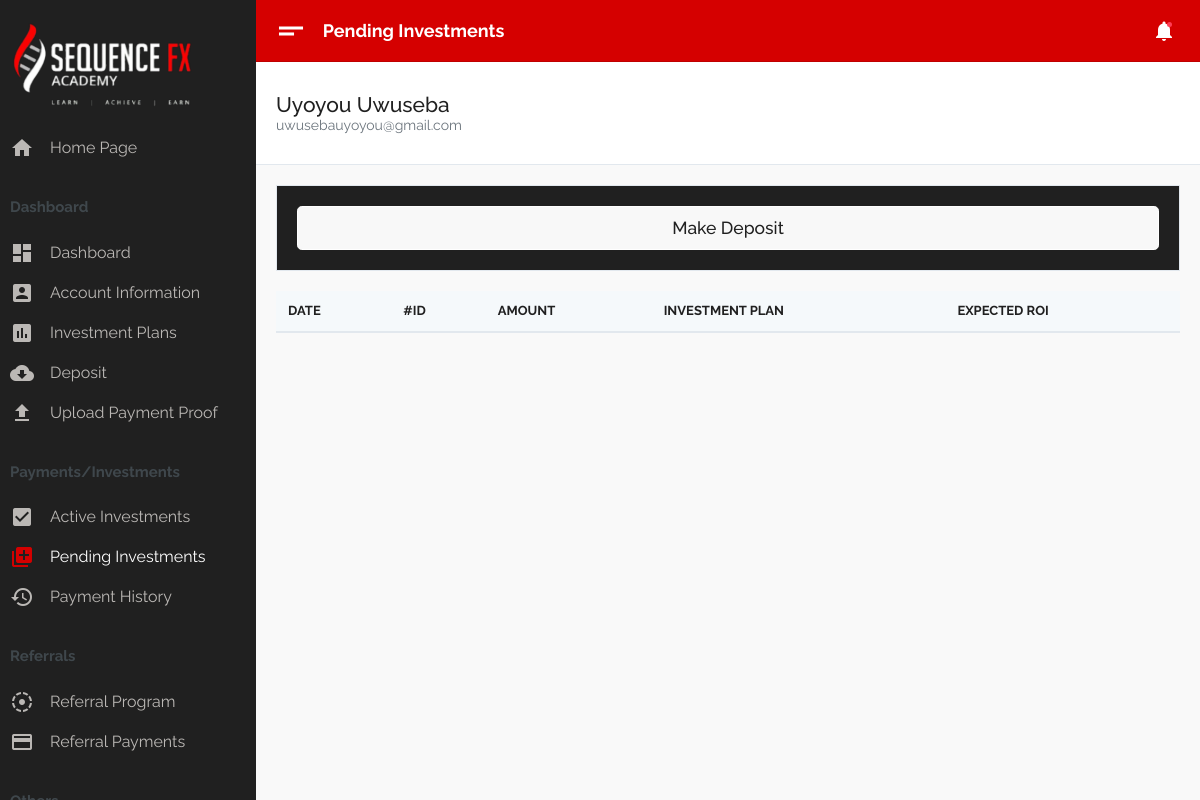
Screenshot of /dashboard/pending-investments (signed in) with the database file from the repository.
### dashboard/models.py (models this page shows, shortened)
class User(models.Model):
    first_name = models.CharField(max_length=30)
    last_name = models.CharField(max_length=30)
    email = models.EmailField(blank=True,unique=True)
    password = models.CharField(max_length=300)
    country = models.CharField(max_length=50,null=True,blank=True)
    phone_number = models.CharField(max_length=50,null=True,blank=True)
    bank_name = models.CharField(max_length=20,null=True,blank=True)
    bank_account_number = models.CharField(max_length=20,null=True,blank=True)
    bank_account_name=models.CharField(max_length=50,null=True,blank=True)
    is_verified = models.BooleanField(default=False)

### dashboard/views.py (the view)
# urls.py: path("pending-investments",views.pending_investments,name="pending-investments"),
def pending_investments(request):
    try:
        user_id = request.session['user_id']
    except KeyError:
        return HttpResponseRedirect(reverse("mainsite:login"))
    else:
        try:
            user = User.objects.get(pk=user_id)
        except User.DoesNotExist:
            return HttpResponseRedirect(reverse("mainsite:login"))
        else:
            investments=ProofOfPayment.objects.filter(user=user,is_valid=1)
            context={
                'page_name':'Pending Investments',
                'slug':'pending-investments',
                'investments':investments,
                'user':user
            }
    return render(request,"dashboard/pending-investments.html",context)

### dashboard/templates/dashboard/pending-investments.html (shortened to what this page needs)
{% extends './base.html' %}
{% load humanize %}
{% block content %}
<div class="container-fluid">
    <div class="table-responsive">
        <table class="table m-0">
            <thead>
                <tr class="bg-fade">
                    <th>Date</th>
                    <th>#ID</th>
                    <th>Amount</th>
                    <th>Investment Plan</th>
                    <th>Expected ROI</th>
                </tr>
            </thead>
        </table>
    </div>
</div>
{% endblock %}

### dashboard/templates/dashboard/base.html (shortened to what this page needs)
<!DOCTYPE html>
<html lang="en" dir="ltr">
    {% load static %}
<head>
    <link type="text/css" href="{% static 'dashboard/assets/css/vendor-morris.css' %}" rel="stylesheet">
    <link type="text/css" href="{% static 'dashboard/assets/css/vendor-bootstrap-datepicker.css' %}" rel="stylesheet">
    <link type="text/css" href="{% static 'dashboard/assets/css/app.css' %}" rel="stylesheet">
    <link type="text/css" href="{% static 'dashboard/assets/css/app.rtl.css' %}" rel="stylesheet">
    <link type="text/css" href="{% static 'dashboard/assets/vendor/simplebar.css' %}" rel="stylesheet">
</head>
<body>
    <div class="mdk-drawer-layout js-mdk-drawer-layout" data-fullbleed data-push data-responsive-width="992px" data-has-scrolling-region>
        <div class="mdk-drawer-layout__content">
            <div class="mdk-header-layout js-mdk-header-layout  mdk-header--fixed  mdk-header-layout__content--scrollable">
                <div class="mdk-header js-mdk-header bg-primary" data-fixed>
                    <div class="mdk-header__content">
                        <nav class="navbar navbar-expand-md bg-primary navbar-dark d-flex-none">
                            <button class="btn btn-link text-white pl-0" type="button" data-toggle="sidebar">
    <i class="material-icons align-middle md-36">short_text</i>
  </button>
                            <div class="page-title m-0">{{ page_name }}</div>
                            <div class="collapse navbar-collapse" id="mainNavbar">
                                <ul class="navbar-nav ml-auto align-items-center">
                                    <li class="nav-item dropdown notifications d-flex align-self-center align-items-center" id="navbarNotifications">
                                        <a href="#" class="nav-link dropdown-toggle notifications--active" data-toggle="dropdown" aria-expanded="false">
          <i class="material-icons align-middle">notifications</i>
        </a>
                                    </li>
                                </ul>
                            </div>
                        </nav>
                    </div>
                </div>
                <div class="mdk-header-layout__content top-navbar mdk-header-layout__content--scrollable h-100">
                    <div class="py-4 mb-3 bg-white border-bottom">
                        <div class="container-fluid container-account">
                            <div class="row">
                                <div class="col-lg-6">
                                    <div class="media media-user-info align-items-center">
                                        <div class="media-body lh-1">
                                            <p class="h4 m-0"> {{ user.first_name }} {{ user.last_name }} </p>
                                            <p class="text-muted mb-0"> {{ user.email }} </p>
                                        </div>
                                    </div>
                                </div>
                                <div class="col-lg-6"></div>
                            </div>
                        </div>
                    </div>
                    {% block global %}
                        {% include './info.html'%}
                    {% endblock %}
                    {% block content %}{% endblock %}
                <br /><br /><br /><br /><br />
                </div>
            </div>
        </div>
        <div class="mdk-drawer js-mdk-drawer" id="default-drawer">
            <div class="mdk-drawer__content">
                <div class="mdk-drawer__inner" data-simplebar data-simplebar-force-enabled="true">
                    <nav class="drawer  drawer--dark">
                        <div class="drawer-spacer">
                            <div class="media align-items-center">
                                <a href="{% url 'mainsite:index' %}" class="h5 m-0 text-link"><img src="{% static 'dashboard/assets/images/logo-icon.png' %}" alt="logo"></a>
                            </div>
                        </div>
                        <ul class="drawer-menu" id="dasboardMenu" data-children=".drawer-submenu">
                            <li class="drawer-menu-item">
                                <a href="{% url 'mainsite:index' %}">
        <i class="material-icons">home</i>
        <span class="drawer-menu-text"> Home Page</span>
      </a>
                            </li>
                        </ul>
                        <div class="py-2 drawer-heading">
                            Dashboard
                        </div>
                        <ul class="drawer-menu" id="dasboardMenu" data-children=".drawer-submenu">
                            <li class="drawer-menu-item {% if slug == 'index' %} active {% endif %}">
                                <a href="{% url 'dashboard:index' %}">
        <i class="material-icons">dashboard</i>
        <span class="drawer-menu-text"> Dashboard</span>
      </a>
                            </li>
                            <li class="drawer-menu-item {% if slug == 'account-info' %} active {% endif %}">
                                <a href="{% url 'dashboard:account-info' %}">
        <i class="material-icons">account_box</i>
        <span class="drawer-menu-text"> Account Information</span>
      </a>
                            </li>
                            <li class="drawer-menu-item {% if slug == 'investment-plans' %} active {% endif %}">
                                <a href="{% url 'dashboard:investment-plans' %}">
        <i class="material-icons">insert_chart</i>
        <span class="drawer-menu-text"> Investment Plans</span>
      </a>
                            </li>
                            <li class="drawer-menu-item {% if slug == 'make-deposit' %} active {% endif %}">
                                <a href="{% url 'dashboard:deposit' %}">
        <i class="material-icons">cloud_download</i>
        <span class="drawer-menu-text"> Deposit </span>
      </a>
                            </li>
                            <li class="drawer-menu-item {% if slug == 'upload-pop' %} active {% endif %}">
                                <a href="{% url 'dashboard:upload-pop' %}">
        <i class="material-icons">file_upload</i>
        <span class="drawer-menu-text"> Upload Payment Proof</span>
      </a>
                            </li>
                        </ul>
                        <div class="py-2 drawer-heading">
                            Payments/Investments
                        </div>
                        <ul class="drawer-menu" id="dasboardMenu" data-children=".drawer-submenu">
                            <li class="drawer-menu-item {% if slug == 'active-investments' %} active {% endif %}">
                                <a href="{% url 'dashboard:active-investments' %}">
        <i class="material-icons">check_box</i>
        <span class="drawer-menu-text"> Active Investments</span>
      </a>
                            </li>
                            <li class="drawer-menu-item {% if slug == 'pending-investments' %} active {% endif %}">
                                <a href="{% url 'dashboard:pending-investments' %}">
        <i class="material-icons">queue</i>
        <span class="drawer-menu-text"> Pending Investments</span>
      </a>
                            </li>
                            <li class="drawer-menu-item {% if slug == 'payment-history' %} active {% endif %}">
                                <a href="{% url 'dashboard:payment-history' %}">
        <i class="material-icons">history</i>
        <span class="drawer-menu-text"> Payment History</span>
      </a>
                            </li>
                        </ul>
                        <div class="py-2 drawer-heading">
                            Referrals
                        </div>
                        <ul class="drawer-menu" id="dasboardMenu" data-children=".drawer-submenu">
                            <li class="drawer-menu-item {% if slug == 'referral-program' %} active {% endif %}">
                                <a href="{% url 'dashboard:referral-program' %}">
        <i class="material-icons">filter_tilt_shift</i>
        <span class="drawer-menu-text"> Referral Program</span>
      </a>
                            </li>
                            <li class="drawer-menu-item {% if slug == 'referral-payments' %} active {% endif %}">
                                <a href="{% url 'dashboard:referral-payments' %}">
        <i class="material-icons">payment</i>
        <span class="drawer-menu-text"> Referral Payments</span>
      </a>
                            </li>
                        </ul>
                        <div class="py-2 drawer-heading">
                        </div>
                    </nav>
                </div>
            </div>
        </div>
    </div>
</body>
</html>

### rows the page displays
User: first_name "Uyoyou", last_name "Uwuseba", email "uwusebauyoyou@gmail.com"

### other values shown
{{ page_name }} "Pending Investments"
